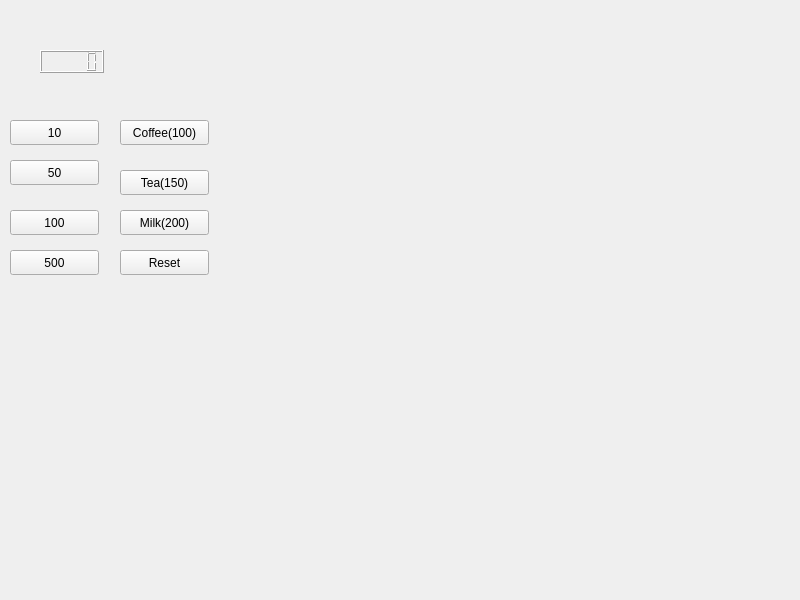
<?xml version="1.0" encoding="UTF-8"?>
<ui version="4.0">
 <class>Widget</class>
 <widget class="QWidget" name="Widget">
  <property name="geometry">
   <rect>
    <x>0</x>
    <y>0</y>
    <width>800</width>
    <height>600</height>
   </rect>
  </property>
  <property name="windowTitle">
   <string>Widget</string>
  </property>
  <widget class="QLCDNumber" name="lcdNumber">
   <property name="geometry">
    <rect>
     <x>40</x>
     <y>50</y>
     <width>64</width>
     <height>23</height>
    </rect>
   </property>
  </widget>
  <widget class="QPushButton" name="pbCoin10">
   <property name="geometry">
    <rect>
     <x>10</x>
     <y>120</y>
     <width>89</width>
     <height>25</height>
    </rect>
   </property>
   <property name="text">
    <string>10</string>
   </property>
  </widget>
  <widget class="QPushButton" name="pbCoin50">
   <property name="geometry">
    <rect>
     <x>10</x>
     <y>160</y>
     <width>89</width>
     <height>25</height>
    </rect>
   </property>
   <property name="text">
    <string>50</string>
   </property>
  </widget>
  <widget class="QPushButton" name="pbCoin100">
   <property name="geometry">
    <rect>
     <x>10</x>
     <y>210</y>
     <width>89</width>
     <height>25</height>
    </rect>
   </property>
   <property name="text">
    <string>100</string>
   </property>
  </widget>
  <widget class="QPushButton" name="pbCoin500">
   <property name="geometry">
    <rect>
     <x>10</x>
     <y>250</y>
     <width>89</width>
     <height>25</height>
    </rect>
   </property>
   <property name="text">
    <string>500</string>
   </property>
  </widget>
  <widget class="QPushButton" name="pbCoffee">
   <property name="geometry">
    <rect>
     <x>120</x>
     <y>120</y>
     <width>89</width>
     <height>25</height>
    </rect>
   </property>
   <property name="text">
    <string>Coffee(100)</string>
   </property>
  </widget>
  <widget class="QPushButton" name="pbTea">
   <property name="geometry">
    <rect>
     <x>120</x>
     <y>170</y>
     <width>89</width>
     <height>25</height>
    </rect>
   </property>
   <property name="text">
    <string>Tea(150)</string>
   </property>
  </widget>
  <widget class="QPushButton" name="pbMilk">
   <property name="geometry">
    <rect>
     <x>120</x>
     <y>210</y>
     <width>89</width>
     <height>25</height>
    </rect>
   </property>
   <property name="text">
    <string>Milk(200)</string>
   </property>
  </widget>
  <widget class="QPushButton" name="pbReset">
   <property name="geometry">
    <rect>
     <x>120</x>
     <y>250</y>
     <width>89</width>
     <height>25</height>
    </rect>
   </property>
   <property name="text">
    <string>Reset</string>
   </property>
  </widget>
 </widget>
 <resources/>
 <connections/>
</ui>
